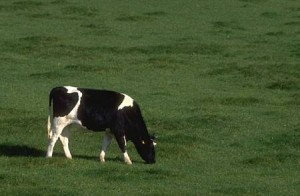
#> input picture Lab 5/data/cow.jpg, 300 x 196 px, found by its file name
$ python gmm_asm_2.py
#> lines starting #> are read from the running program, lines starting #| are printed output that depends on the picture
### Lab 5/src/gmm.py
import numpy as np

class GaussianMixtureModel:
    # Thuật toán GMM sử dụng EM để phân cụm dữ liệu
    def __init__(self, k=3, max_iters=100, tol=1e-4, random_state=None):
        self.k = k
        self.max_iters = max_iters
        self.tol = tol
        self.random_state = random_state

        self.pi = None      # Mixing coefficients
        self.mu = None      # Tâm cụm
        self.sigma = None   # Ma trận hiệp phương sai
        self.gamma = None   # Trọng số mềm

    # Tính xác suất của mỗi điểm dữ liệu thuộc về mỗi cụm dựa trên phân phối Gaussian
    def _gaussian_pdf(self, X, mu, sigma):
        D = X.shape[1]
        sigma_reg = sigma + np.eye(D) * 1e-6
        det = np.linalg.det(sigma_reg)
        inv = np.linalg.inv(sigma_reg)
        diff = X - mu
        exponent = -0.5 * np.sum(np.dot(diff, inv) * diff, axis=1)
        coef = 1.0 / (np.power(2 * np.pi, D / 2.0) * np.sqrt(det))
        return coef * np.exp(exponent)

    # Hàm fit thực hiện EM để tìm tham số tối ưu của mô hình GMM
    def fit(self, X):
        n_samples, n_features = X.shape

        if self.random_state is not None:
            np.random.seed(self.random_state)

        self.pi = np.ones(self.k) / self.k
        random_idxs = np.random.choice(n_samples, self.k, replace=False)
        self.mu = X[random_idxs]

        global_cov = np.cov(X.T)
        self.sigma = [global_cov.copy() for _ in range(self.k)]

        log_likelihood_old = 0

        for i in range(self.max_iters):
            self.gamma = np.zeros((n_samples, self.k))
            for k in range(self.k):
                self.gamma[:, k] = self.pi[k] * self._gaussian_pdf(X, self.mu[k], self.sigma[k])

            sum_gamma = np.sum(self.gamma, axis=1, keepdims=True)
            self.gamma = self.gamma / sum_gamma

            N_k = np.sum(self.gamma, axis=0)
            for k in range(self.k):
                self.mu[k] = (1 / N_k[k]) * np.sum(self.gamma[:, k, np.newaxis] * X, axis=0)
                diff = X - self.mu[k]
                self.sigma[k] = (1 / N_k[k]) * np.dot((self.gamma[:, k, np.newaxis] * diff).T, diff)
                self.pi[k] = N_k[k] / n_samples

            log_likelihood_new = 0
            for k in range(self.k):
                log_likelihood_new += self.pi[k] * self._gaussian_pdf(X, self.mu[k], self.sigma[k])
            log_likelihood_new = np.sum(np.log(log_likelihood_new + 1e-10))

            if np.abs(log_likelihood_new - log_likelihood_old) < self.tol:
                print(f"GMM hội tụ sau {i + 1} vòng lặp.")
                break
            log_likelihood_old = log_likelihood_new

    def predict(self, X):
        n_samples = X.shape[0]
        gamma_pred = np.zeros((n_samples, self.k))
        for k in range(self.k):
            gamma_pred[:, k] = self.pi[k] * self._gaussian_pdf(X, self.mu[k], self.sigma[k])

        return np.argmax(gamma_pred, axis=1)

### Lab 5/assignments/gmm_asm_2.py
import sys
import os
import numpy as np
import matplotlib.pyplot as plt
import matplotlib.image as mpimg

sys.path.append(os.path.abspath(os.path.join(os.path.dirname(__file__), '..')))

from src.gmm import GaussianMixtureModel

def main():
    image_path = "d:/DS102/Lab 5/data/cow.jpg"
    if not os.path.exists(image_path):
        print(f"Không tìm thấy file {image_path}")
        return
    img = mpimg.imread(image_path)
#> img is the input picture: shape (196, 300, 3); mean R, G, B 68, 84.9, 47.4

    if img.max() > 1:
        img = img / 255.0

    h, w, c = img.shape
#> h = 196; w = 300; c = 3
    print(f"Kích thước ảnh gốc: {h}x{w} pixels, {c} kênh màu.")
#| Kích thước ảnh gốc: 196x300 pixels, 3 kênh màu.

    # CHUYỂN ĐỔI ẢNH THÀNH DỮ LIỆU BẢNG
    X = img.reshape(-1, 3)

    # HUẤN LUYỆN GMM
    np.random.seed(42)
    sample_indices = np.random.choice(X.shape[0], size=10000, replace=False)
    X_train = X[sample_indices]
    print("Đang huấn luyện GMM...")
    gmm = GaussianMixtureModel(k=2, max_iters=50, random_state=42)
    gmm.fit(X_train)
#> in fit, `self.mu = X[random_idxs]`: self.mu = [[0.259, 0.329, 0.18], [0.282, 0.369, 0.22]]
#> in fit, `global_cov = np.cov(X.T)`: global_cov = [[0.00946, 0.00934, 0.00811], [0.00934, 0.00995, 0.00779], [0.00811, 0.00779, 0.00733]]
#> in fit, `self.sigma = [global_cov.copy() for _ in range(self.k)]`: self.sigma = [[[0.00946, 0.00934, 0.00811], [0.00934, 0.00995, 0.00779], [0.00811, 0.00779, 0.00733]], [[0.00946, 0.00934, 0.00811], [0.00934, 0.00995, 0.00779], [0.00811, 0.00779, 0.00733]]]
#> the loop in fit, `for i in range(self.max_iters):` made 32 passes
#> (N_k, log_likelihood_new, log_likelihood_old) on passes 1 to 12: ([7320.7, 2679.3], 58880.1, 58880.1), ([7618.7, 2381.3], 61316.5, 61316.5), ([7714.1, 2285.9], 62818.7, 62818.7), ([7777.8, 2222.2], 63300, 63300), ([7937.9, 2062.1], 63625.9, 63625.9), ([8217.1, 1782.9], 63992.2, 63992.2), ([8584.7, 1415.3], 64384.9, 64384.9), ([8946.4, 1053.6], 64751.6, 64751.6), ([9227.2, 772.8], 65037.4, 65037.4), ([9397.4, 602.6], 65241.5, 65241.5), ([9464.1, 535.9], 65518.3, 65518.3), ([9386.3, 613.7], 66625.9, 66625.9)

    # PHÂN CỤM & TÁCH NỀN
    labels = gmm.predict(X)
    counts = np.bincount(labels)
    bg_label = np.argmax(counts)
    img_filtered = X.copy()
    img_filtered[labels == bg_label] = [0, 0, 0]
    img_filtered = img_filtered.reshape(h, w, c)
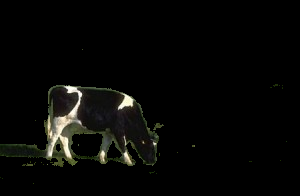
#> img_filtered: shape (196, 300, 3) float64; mean of channels 0, 1, 2 0.0301, 0.0305, 0.024; drawn as R, G, B

    # VẼ KẾT QUẢ
    plt.figure(figsize=(12, 6))
    plt.subplot(1, 2, 1)
    plt.title("Ảnh gốc")
    plt.imshow(img)
    plt.axis('off')
    plt.subplot(1, 2, 2)
    plt.title("Ảnh tách nền")
    plt.imshow(img_filtered)
    plt.axis('off')
    plt.tight_layout()
    plt.show()
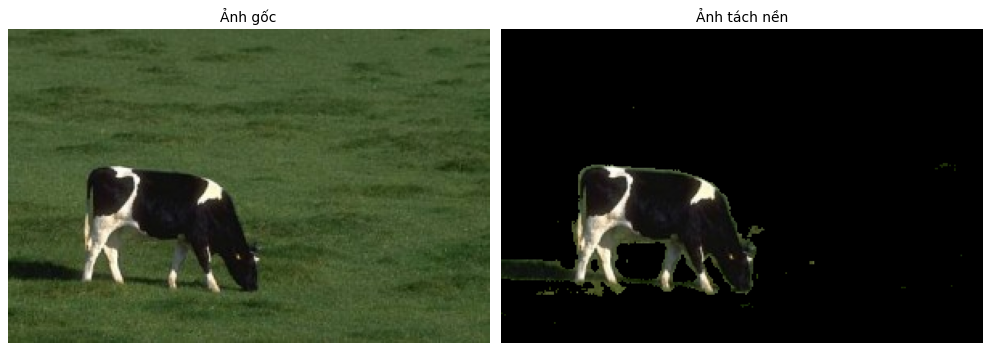
#> figure drawn by matplotlib, 2 panels

if __name__ == "__main__":
    main()
